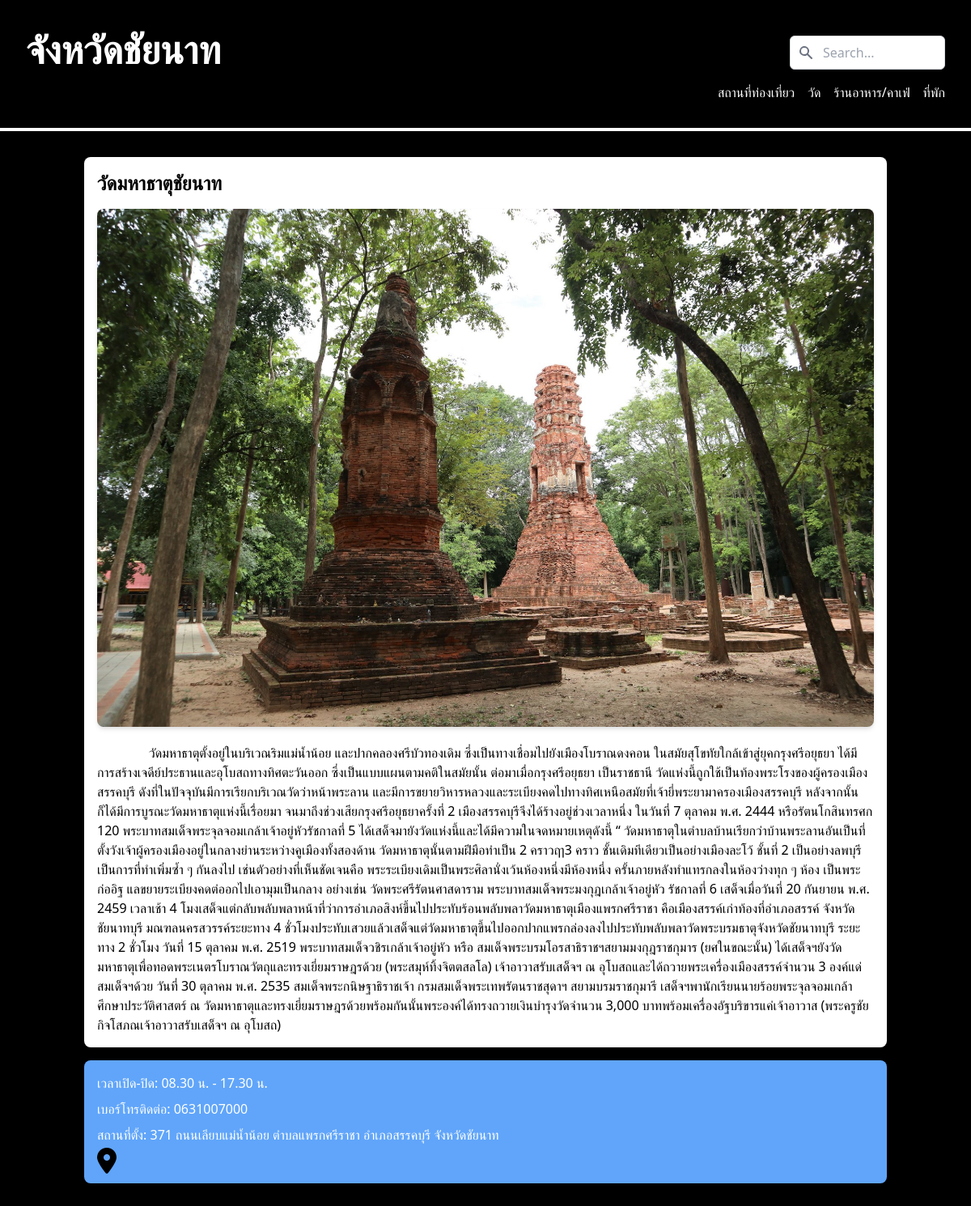
Page /pages/v_full.php?id=1 on the committed database.
### tables this page shows
CREATE TABLE `category` (
  `id` int(11) NOT NULL,
  `name` varchar(255) NOT NULL,
  `category_id` varchar(20) NOT NULL
);

CREATE TABLE `locations` (
  `id` int(11) UNSIGNED NOT NULL,
  `name` varchar(255) NOT NULL,
  `description` text,
  `short_description` text,
  `location` varchar(255) DEFAULT NULL,
  `map` varchar(255) NOT NULL,
  `img_1` varchar(255) DEFAULT NULL,
  `tel` varchar(20) DEFAULT NULL,
  `open_time` varchar(255) DEFAULT NULL,
  `close_time` varchar(255) DEFAULT NULL,
  `website` varchar(255) DEFAULT NULL,
  `category_id` varchar(20) NOT NULL
);

### pages/v_full.php (the view, shortened to what this page needs)
<?php
include '../admin/db/db.php';
$attraction_id = isset($_GET['id']) ? $_GET['id'] : '';
$sql = "SELECT * FROM locations WHERE id = '$attraction_id'";
$result = $db->query($sql);
if (mysqli_num_rows($result) > 0) {
    $attraction = mysqli_fetch_assoc($result);
} else {
    $attraction = false;
}
?>
<!DOCTYPE html>
<html lang="en">
<head>
    <link href="https://cdn.jsdelivr.net/npm/tailwindcss@2.2.19/dist/tailwind.min.css" rel="stylesheet" />
    <link rel="stylesheet" href="https://cdnjs.cloudflare.com/ajax/libs/font-awesome/6.0.0-beta2/css/all.min.css">
</head>
<body class="bg-black">
    <?php include 'header.php'; ?>
    <div class="w-full h-1 bg-white mt-4"></div>
    <div class="container mx-auto px-4 py-8">
        <?php if ($attraction) : ?>
            <div class="bg-white p-4 rounded-lg">
                <h2 class="text-2xl font-bold mb-4"><?= $attraction['name'] ?></h2>
                <div class="flex items-center justify-center image-wrapper">
                    <img src="../admin/uploads/<?php echo $attraction['img_1'] ?>" alt="Attraction Image" class="w-auto h-auto object-cover rounded-lg shadow-md">
                </div>
                <p class="mt-5">&emsp;&emsp;&emsp;&emsp;<?= $attraction['description'] ?></p>
            </div>
            <div class="bg-blue-400 p-4 rounded-lg mt-4 flex flex-col">
                <p class="text-white mb-2">เวลาเปิด-ปิด:
                    <?php
                    if ($attraction['open_time'] == "เปิดตลอด 24 ชั่วโมง") {
                        echo 'เปิดตลอด 24 ชั่วโมง';
                    } else {
                        echo $attraction['open_time'] . ' น.'; ?> - <?php echo $attraction['close_time'] . ' น.';
                                                                }
                                                                    ?>
                </p>
                <p class="text-white mb-2">เบอร์โทรติดต่อ: <?php echo $attraction['tel']; ?></p>
                <p class="text-white">สถานที่ตั้ง: <?php echo $attraction['location']; ?></p>
                <form action="map.php" method="get" class="mt-2">
                    <button type="submit">
                        <i class="fas fa-map-marker-alt fa-2xl"></i>
                    </button>
                </form>
            </div>
        <?php endif; ?>
    </div>
</body>
</html>

### pages/header.php (shortened to what this page needs)
<header class="bg-black shadow">
    <div class="max-w-7xl mx-auto py-4 px-4 sm:px-6 lg:px-8">
        <nav class="flex justify-between items-center">
            <a href="v_attraction.php?category_id=1">
                <h1 class="text-5xl mt-5 font-semibold text-white">จังหวัดชัยนาท</h1>
            </a>
            <div class="flex mt-7">
                <form id="search-form" class="relative w-48" action="search.php" method="GET">
                    <input type="text" name="search" placeholder="Search..." class="w-full pl-10 pr-3 py-2 border border-gray-300 rounded-md focus:outline-none focus:ring-1 focus:ring-indigo-500" />
                </form>
            </div>
        </nav>
        <nav class="mt-4 flex justify-end hidden lg:flex">
            <ul class="flex space-x-4">
                <?php
                $sqlCategory = "SELECT * FROM category WHERE category_id NOT IN (5,6,7,8,9)";
                $resultCategory = $db->query($sqlCategory);
                foreach ($resultCategory as $categoryRow) {
                ?>
                    <a href="v_attraction.php?category_id=<?= $categoryRow['category_id'] ?>" class="text-white hover:text-indigo-500
                <?php if ($category_id === $categoryRow['category_id']) echo ' border-b-2 border-white'; ?>">
                        <?= $categoryRow['name'] ?>
                    </a>
                <?php } ?>
            </ul>
        </nav>
    </div>
</header>

### rows in the picture
category: name "สถานที่ท่องเที่ยว"
category: name "วัด"
category: name "ร้านอาหาร/คาเฟ่"
category: name "ที่พัก"
locations: name "วัดมหาธาตุชัยนาท", img_1 (picture), description "วัดมหาธาตุตั้งอยู่ในบริเวณริมแม่น้ำน้อย และปากคลองศรีบัวทองเดิม ซึ่งเป็นทางเชื่อมไปยังเมืองโบราณดงคอน ในสมัยสุโขทัยใกล้เข้าสู่ยุคกรุงศรีอยุธยา ได้มีการสร้างเจดีย์ประธานและอุโบสถทางทิศตะวันออก ซึ่งเป็นแบบแผนตามคติในสมัยนั้น ต่อมาเมื่อกรุงศรีอยุธยา เป็นราชธานี วัดแห่งนี้ถูกใช้เป็นท้องพระโรงของผู้ครองเมืองสรรคบุรี ดังที่ในปัจจุบันมีการเรียกบริเวณวัดว่าหน้าพระลาน และมีการขยายวิหารหลวงและระเบียงคดไปทางทิศเหนือสมัยที่เจ้ายี่พระยามาครองเมืองสรรคบุรี หลังจากนั้นก็ได้มีการบูรณะวัดมหาธาตุแห่งนี้เรื่อยมา จนมาถึงช่วงเสียกรุงศรีอยุธยาครั้งที่ 2 เมืองสรรคบุรีจึงได้ร้างอยู่ช่วงเวลาหนึ่ง ในวันที่ 7 ตุลาคม พ.ศ. 2444 หรือรัตนโกสินทรศก 120 พระบาทสมเด็จพระจุลจอมเกล้าเจ้าอยู่หัวรัชกาลที่ 5…", open_time "08.30", close_time "17.30", tel "0631007000", location "371 ถนนเลียบแม่น้ำน้อย ตำบลแพรกศรีราชา อำเภอสรรคบุรี จังหวัดชัยนาท"
